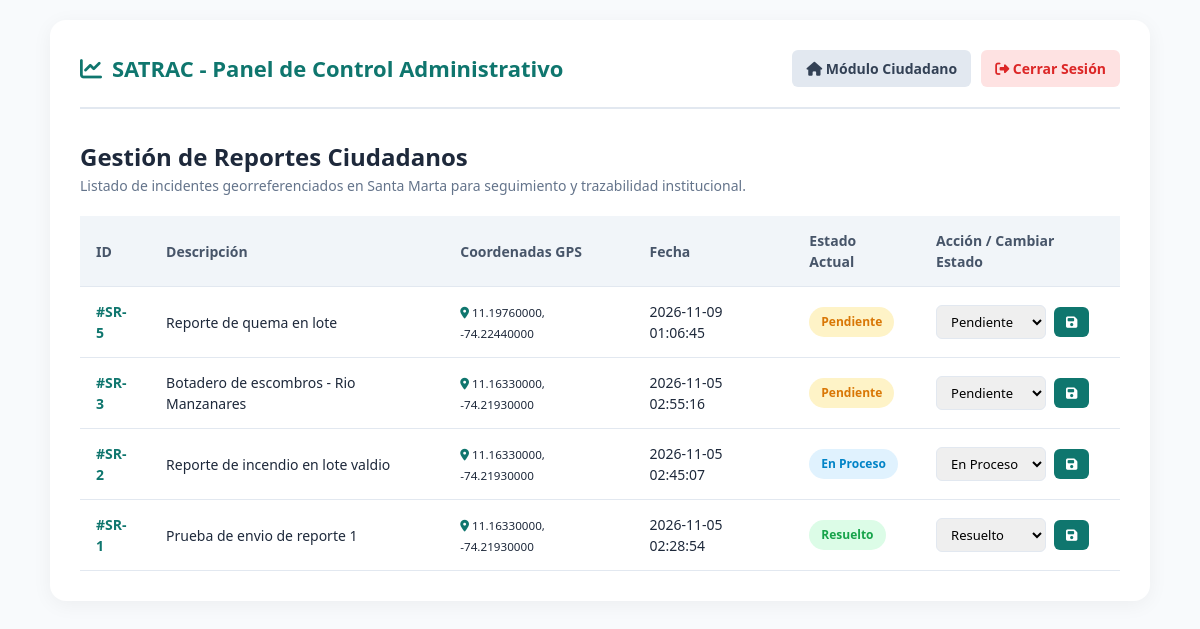
The page /admin.php (signed in) on the database its author committed.
### tables this page shows
CREATE TABLE `reportes` (
  `id` int(11) NOT NULL,
  `usuario_id` int(11) DEFAULT NULL,
  `descripcion` text NOT NULL,
  `latitud` decimal(10,8) NOT NULL,
  `longitud` decimal(11,8) NOT NULL,
  `foto_evidencia` varchar(255) NOT NULL,
  `estado` enum('Pendiente','En Proceso','Resuelto') DEFAULT 'Pendiente',
  `fecha_reporte` timestamp NULL DEFAULT current_timestamp()
);

### admin.php (the view, shortened to what this page needs)
<?php
include("conexion.php");
$resultado = $conexion->query("SELECT * FROM reportes ORDER BY fecha_reporte DESC");
?>
<!DOCTYPE html>
<html lang="es">
<head>
    <link rel="stylesheet" href="https://cdnjs.cloudflare.com/ajax/libs/font-awesome/6.5.1/css/all.min.css">
</head>
<body>
<div class="container">
    <header>
        <h1><i class="fa-solid fa-chart-line"></i> SATRAC - Panel de Control Administrativo</h1>
        <div class="nav-links" style="display: flex; gap: 10px;">
            <a href="index.php"><i class="fa-solid fa-house"></i> Módulo Ciudadano</a>
            <a href="logout.php" style="background: #fee2e2; color: #dc2626;"><i class="fa-solid fa-right-from-bracket"></i> Cerrar Sesión</a>
        </div>
    </header>
    <h2>Gestión de Reportes Ciudadanos</h2>
    <p style="color: #64748b; font-size: 14px; margin-bottom: 20px;">Listado de incidentes georreferenciados en Santa Marta para seguimiento y trazabilidad institucional.</p>
    <table>
        <thead>
            <tr>
                <th>ID</th>
                <th>Descripción</th>
                <th>Coordenadas GPS</th>
                <th>Fecha</th>
                <th>Estado Actual</th>
                <th>Acción / Cambiar Estado</th>
            </tr>
        </thead>
        <tbody>
            <?php if ($resultado->num_rows > 0): ?>
                <?php while($row = $resultado->fetch_assoc()): ?>
                    <tr>
                        <td><a href="detalle.php?id=<?php echo $row['id']; ?>" style="color: #0f766e; text-decoration: none; font-weight: bold;">#SR-<?php echo $row['id']; ?></a></td>
                        <td><?php echo htmlspecialchars($row['descripcion']); ?></td>
                        <td><small><i class="fa-solid fa-location-dot" style="color: #0f766e;"></i> <?php echo $row['latitud']; ?>, <?php echo $row['longitud']; ?></small></td>
                        <td><?php echo $row['fecha_reporte']; ?></td>
                        <td>
                            <?php
                                $clase_badge = 'badge-pendiente';
                                if($row['estado'] == 'En Proceso') $clase_badge = 'badge-proceso';
                                if($row['estado'] == 'Resuelto') $clase_badge = 'badge-resuelto';
                            ?>
                            <span class="badge <?php echo $clase_badge; ?>"><?php echo $row['estado']; ?></span>
                        </td>
                        <td>
                            <form action="admin.php" method="POST" style="display: flex; gap: 8px; align-items: center;">
                                <select name="nuevo_estado">
                                    <option value="Pendiente" <?php if($row['estado']=='Pendiente') echo 'selected'; ?>>Pendiente</option>
                                    <option value="En Proceso" <?php if($row['estado']=='En Proceso') echo 'selected'; ?>>En Proceso</option>
                                    <option value="Resuelto" <?php if($row['estado']=='Resuelto') echo 'selected'; ?>>Resuelto</option>
                                </select>
                                <button type="submit" class="btn-update"><i class="fa-solid fa-floppy-disk"></i></button>
                            </form>
                        </td>
                    </tr>
                <?php endwhile; ?>
            <?php else: ?>
                <tr>
                    <td colspan="6" style="text-align: center; color: #94a3b8; padding: 30px;">No hay reportes registrados en el sistema todavía.</td>
                </tr>
            <?php endif; ?>
        </tbody>
    </table>
</div>
</body>
</html>

### admin.php (style rules this page uses)
:root { --primary: #0f766e; --primary-dark: #115e59; --bg-color: #f8fafc; --text-main: #1e293b; --card-bg: #ffffff; --border-color: #e2e8f0; }
* { box-sizing: border-box; margin: 0; padding: 0; font-family: 'Segoe UI', Tahoma, Geneva, Verdana, sans-serif; }
body { background-color: var(--bg-color); color: var(--text-main); line-height: 1.5; padding: 20px; }
.container { max-width: 1100px; margin: 0 auto; background: var(--card-bg); border-radius: 16px; box-shadow: 0 4px 20px rgba(0,0,0,0.05); padding: 30px; }
header { border-bottom: 2px solid var(--border-color); padding-bottom: 20px; margin-bottom: 30px; display: flex; justify-content: space-between; align-items: center; }
header h1 { font-size: 22px; color: var(--primary); display: flex; align-items: center; gap: 10px; }
.nav-links a { text-decoration: none; background: #e2e8f0; color: #334155; padding: 8px 14px; border-radius: 6px; font-size: 14px; font-weight: 600; }
table { width: 100%; border-collapse: collapse; margin-top: 20px; }
th, td { padding: 14px 16px; text-align: left; border-bottom: 1px solid var(--border-color); font-size: 14px; }
th { background: #f1f5f9; color: #475569; font-weight: 600; }
.badge { padding: 6px 12px; border-radius: 20px; font-size: 12px; font-weight: bold; display: inline-block; }
.badge-pendiente { background: #fef3c7; color: #d97706; }
.badge-proceso { background: #e0f2fe; color: #0284c7; }
.badge-resuelto { background: #dcfce7; color: #16a34a; }
select { padding: 6px 10px; border-radius: 6px; border: 1px solid var(--border-color); font-size: 13px; }
.btn-update { background: var(--primary); color: white; border: none; padding: 6px 12px; border-radius: 6px; cursor: pointer; font-size: 13px; }

### rows shown on the page
reportes: id "5", descripcion "Reporte de quema en lote", latitud "11.19760000", longitud "-74.22440000", fecha_reporte "2026-11-09 01:06:45", estado "Pendiente", nuevo_estado "Pendiente"
reportes: id "3", descripcion "Botadero de escombros - Rio Manzanares", latitud "11.16330000", longitud "-74.21930000", fecha_reporte "2026-11-05 02:55:16", estado "Pendiente", nuevo_estado "Pendiente"
reportes: id "2", descripcion "Reporte de incendio en lote valdio", latitud "11.16330000", longitud "-74.21930000", fecha_reporte "2026-11-05 02:45:07", estado "En Proceso", nuevo_estado "En Proceso"
reportes: id "1", descripcion "Prueba de envio de reporte 1", latitud "11.16330000", longitud "-74.21930000", fecha_reporte "2026-11-05 02:28:54", estado "Resuelto", nuevo_estado "Resuelto"
